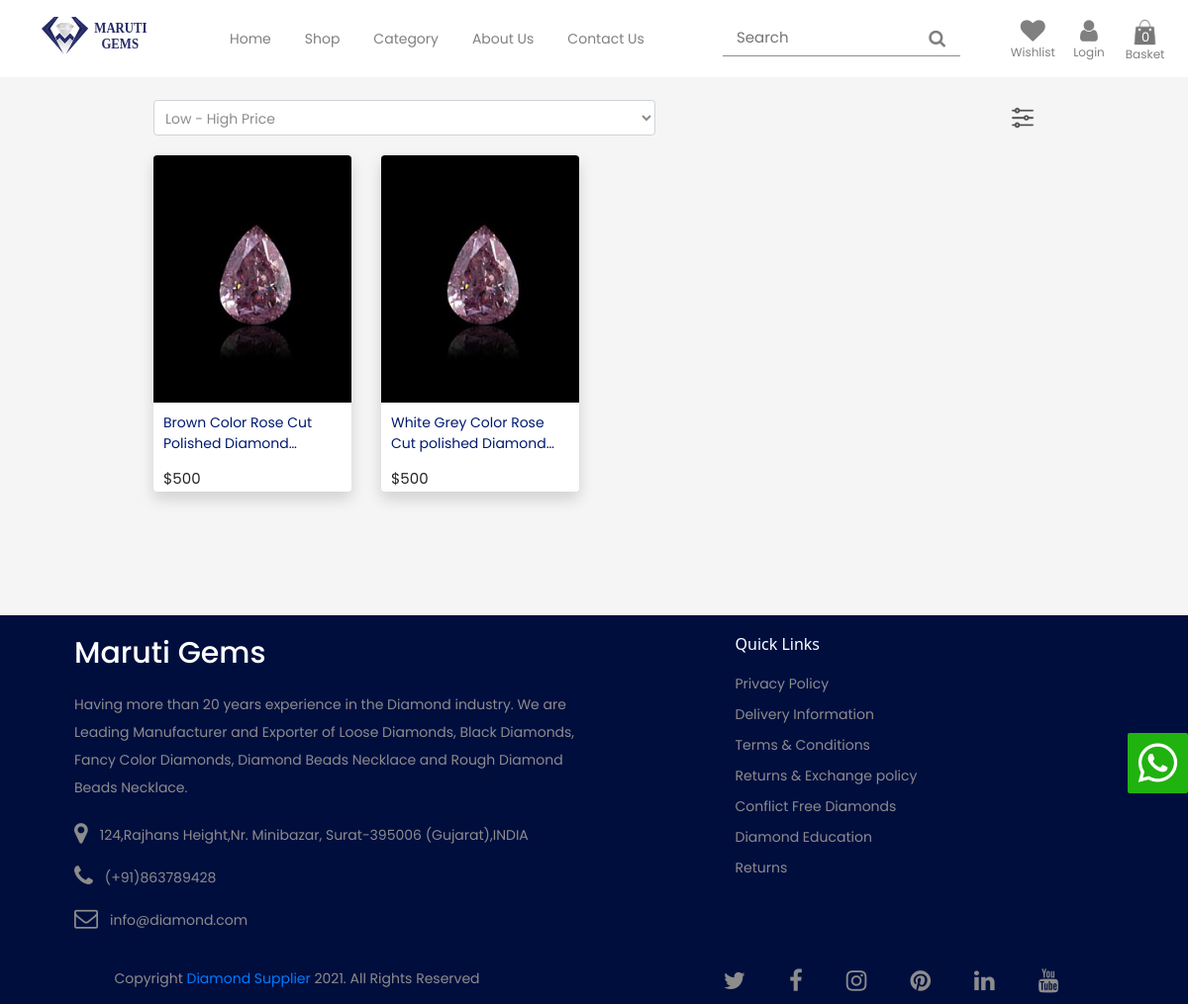
Page /index.php/Home/categories/3 on the earlier database version.
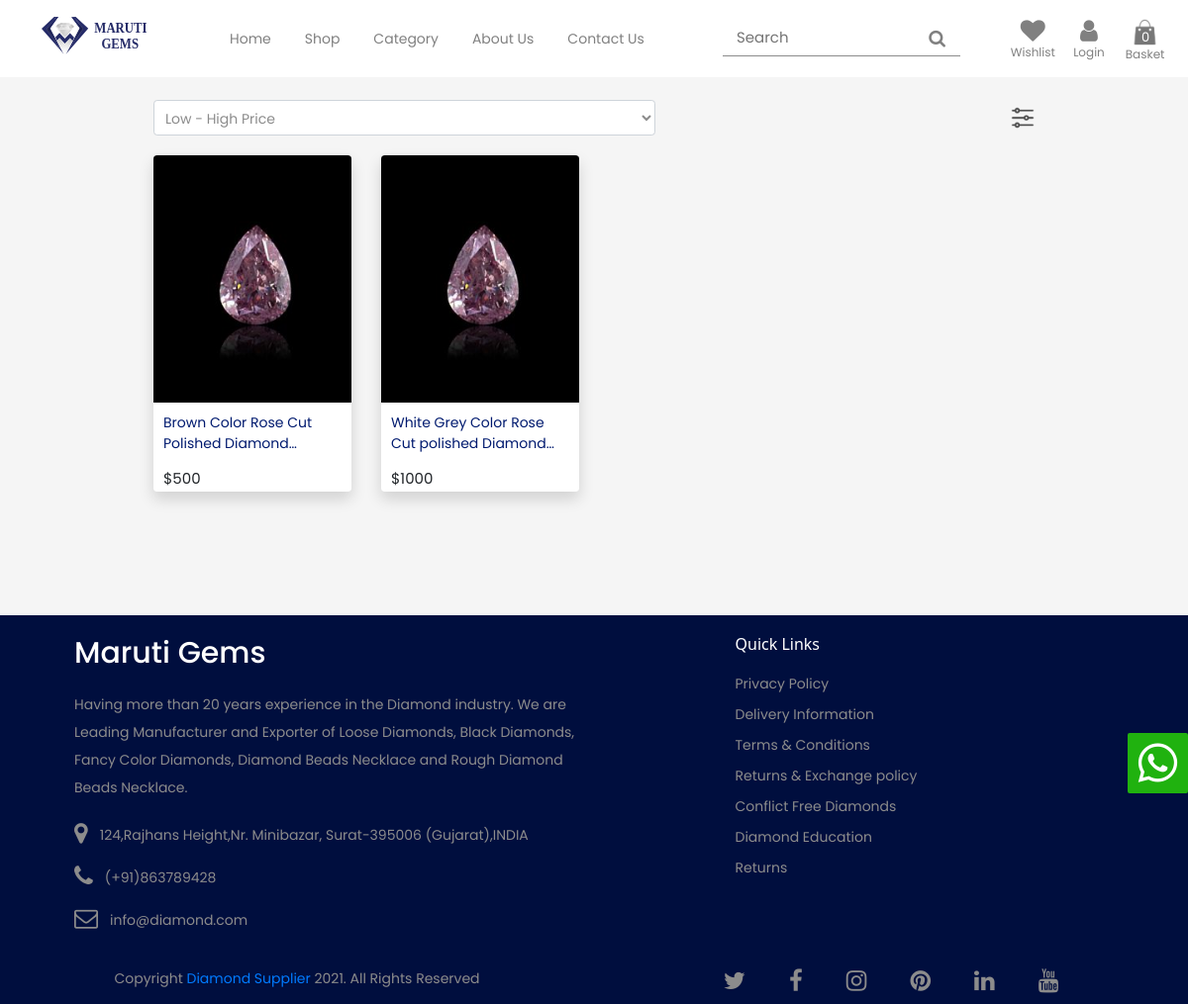
Same page on the later database version.
### tables this page shows
CREATE TABLE `product` (
  `p_id` int(11) NOT NULL,
  `c_id` int(11) NOT NULL,
  `subc_id` int(11) NOT NULL,
  `pname` varchar(60) NOT NULL,
  `price` int(11) NOT NULL,
  `image` text NOT NULL,
  `weight` varchar(20) NOT NULL,
  `stock` int(11) NOT NULL,
  `sale` int(11) NOT NULL
);

### application/controllers/Home.php (called while the page is built, shortened)
<?php
class Home extends CI_Controller {
    function __construct() {
        $this->load->database();
        $this->load->model('Home_model');
        $this->load->model('Product_model');
        $this->load->library('form_validation');
        $this->load->library('session');
    }
    public function categories($categories_id)
    {
        $user_id = $this->session->userdata('user_id');
        $subcategories = $this->Home_model->show_subcategories();
        $arr['categories'] = $this->Home_model->showdata_categories();
        foreach ($subcategories as $subcat)
        {
            $recent_subcategories[$subcat['categories_name']][$subcat['subc_id']] =  $subcat['subcategories_name'];
        }
        $arr['subcategorie'] = $recent_subcategories;
        $arr['cart_data'] = $this->Product_model->show_cartdatacount($user_id);
        $arr['category']=$this->Home_model->categories_product($categories_id);
        $this->load->view('frontend/header',$arr);
        $this->load->view('frontend/mobile_header',$arr);
        $this->load->view('frontend/categories',$arr);
    }
}

### index.php (called while the page is built, shortened)
<?php
require_once BASEPATH.'core/CodeIgniter.php';

### application/models/Home_model.php (called while the page is built, shortened)
<?php
class Home_model extends CI_Model
{
    function categories_product($c_id)
    {
        $id= $this->Product_model->show_currentlivepoduct();
        $arrays = array();
        foreach ($id as $value) {
            $arrays[] =  explode(',', $value['product_id']);
        }
        if($arrays != null){
        $myarray = call_user_func_array('array_merge', $arrays);
        } else {
            $myarray = [];
        }
        if($myarray == null){
        $this->db->select("*");
        $this->db->from('categories');
        $this->db->where('categories.id',$c_id);
        $this->db->join('product', 'product.c_id = categories.id');
        $querys = $this->db->get();
        } else{
        $query = " SELECT * FROM product, categories";
            $query .= " WHERE p_id NOT IN (";
            $count = 0;
            foreach($myarray as $item) {
                $query .= $item;
                if ($count != count($myarray) - 1)
                    $query .= ",";
                $count++;
            }
            $query .= ")";
            $query .= " AND categories.id = $c_id AND product.c_id = categories.id";
            $querys = $this->db->query($query);
        }
        $arr = $querys->result_array();
		return $arr;
    }
}

### application/models/Product_model.php (called while the page is built, shortened)
<?php
class Product_model extends CI_Model
{
    function show_currentlivepoduct(){
        $this->db->select("*");
        $this->db->from('sale_product');
        $query = $this->db->get();
        $arr = $query->result_array();
        return $arr;
    }
    function show_cartdatacount($user_id)
    {
        $this->db->select("*");
        $this->db->from('add_cart');
        $this->db->where('add_cart.user_id',$user_id);
        $this->db->join('product', 'product.p_id = add_cart.product_id');
        $query = $this->db->get();
        $arr = $query->num_rows();
		return $arr;
    }
}

### application/views/frontend/categories.php (the view, shortened to what the changed rows need)
<html>
    <head>
        <link rel="stylesheet" href="<?php echo base_url(); ?>assets/home/css/bootstrap.min.css">
        <link rel="stylesheet" href="<?php echo base_url(); ?>assets/categories/css/categoriesstyle.css">
        <link rel="stylesheet" href="<?php echo base_url(); ?>assets/home/css/font-awesome.min.css">
        <link rel="stylesheet" href="<?php echo base_url(); ?>assets/home/css/w3.css">
    </head>
    <body>
            <?php if($category != null){ ?>
            <div class="container">
                <div class="category_section">
                    <div class="row">
                        <div class="col-xl-10 col-md-12 col-sm-12" style="flex: 0 0 100%; ">
                            <div class="onsale_products text-center clearfix">
                                <div clas="row onsale_collection clearfix" id="sorting" style="position: relative;">
                                <?php foreach($category as $data){
                                    $img = explode(',',$data['image']); ?>
                                    <div class="col-xl-3 col-md-4 col-sm-12 product_onsale">
                                        <div class="onsale_img shadow mb-5 bg-white rounded mdc-card mdc-card--outlined">
                                            <a href="<?php
                                                                echo base_url('index.php/Product/product/'.$data['p_id']);
                                                             ?>">
                                                <img src="<?php echo base_url('assets/images/'.$img['1']); ?>">
                                                <div class="product_content text-left">
                                                    <div class="pro_grid">
                                                        <div class="pro_info">
                                                            <a href="<?php
                                                                echo base_url('index.php/Product/product/'.$data['p_id']);
                                                             ?>"><?php echo $data['pname']; ?></a>
                                                        </div>
                                                        <div class="price_cart clearfix">
                                                            <div class="price_box">
                                                                <p class="product-card" data-price="514.00">$<?php echo $data['price']; ?></p>
                                                            </div>
                                                        </div>
                                                    </div>
                                                </div>
                                            </a>
                                        </div>
                                    </div>
                                <?php }  ?>
                                </div>
                            </div>
                        </div>
                    </div>
                </div>
            </div>
            <?php } else{?>
                <h2 style="padding : 100px 0px;"><center>Category Empty...</center></h2>
            <?php } ?>
        <?php include 'footer.php';?>
        <?php include 'whatsapp.php';?>
    </body>
</html>

Differences in the rows shown:
changed product "White Grey Color Rose Cut polished…": price "500" → "1000"
